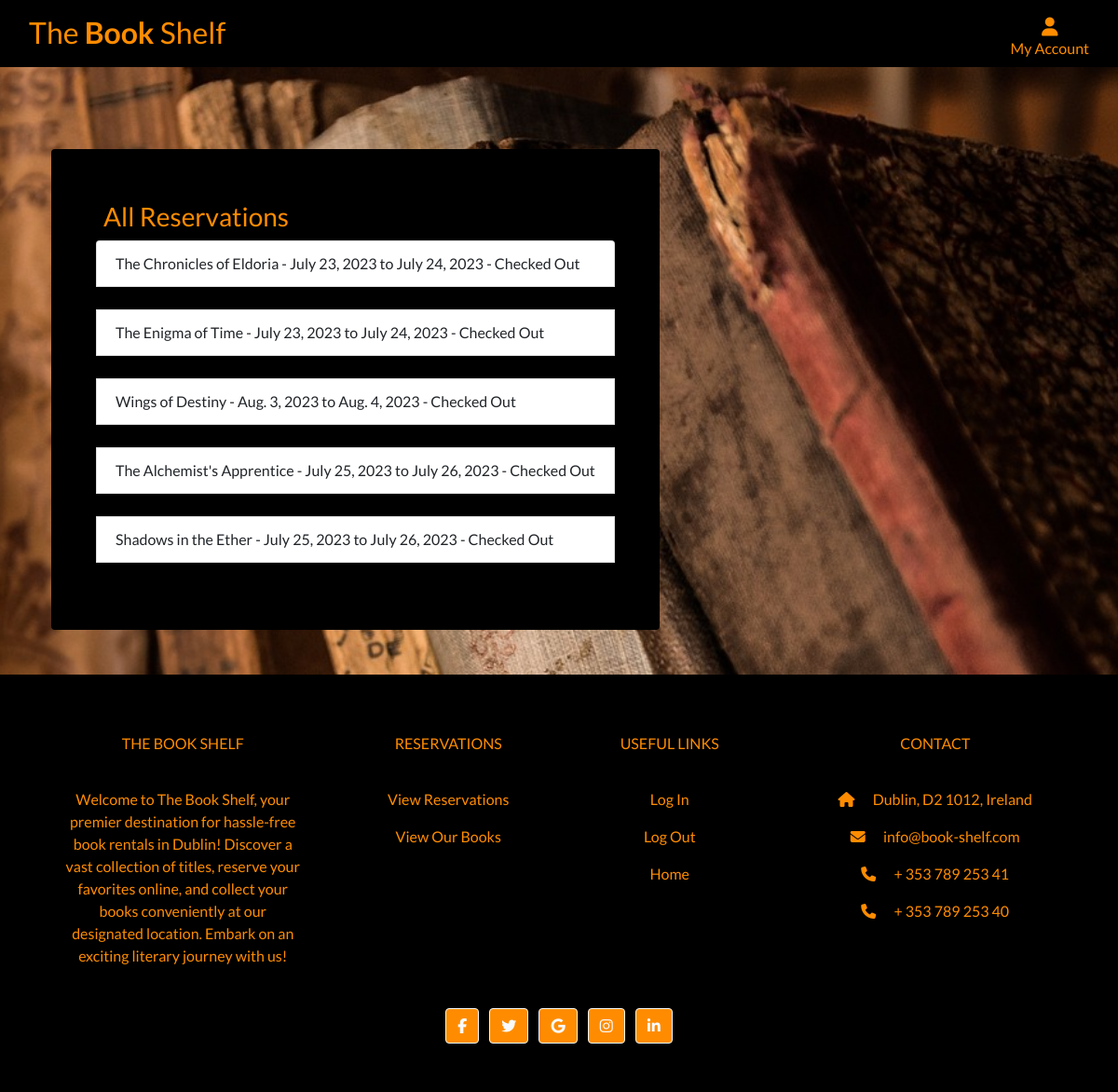
The app's page /rental/all_reservations/ (signed in) with its own data.
### rental/models.py (models this page shows, shortened)
class Reservation(models.Model):
    book = models.ForeignKey(Book, on_delete=models.CASCADE)
    user = models.ForeignKey(User, on_delete=models.CASCADE)
    start_date = models.DateField()
    end_date = models.DateField()
    is_checked_out = models.BooleanField(default=False)

class Book(models.Model):
    title = models.CharField(max_length=200)
    author = models.CharField(max_length=100)
    description = models.TextField()
    image = models.ImageField(blank=True, null=True)

### rental/views.py (the view)
# urls.py: path('all_reservations/', views.all_reservations, name='all_reservations'),
@login_required
def all_reservations(request):
    user = request.user
    reservations = Reservation.objects.filter(user=user)
    return render(request, 'rental/all_reservations.html', {'reservations': reservations})

### rental/templates/rental/all_reservations.html
{% extends 'base.html' %}
{% block content %}
<div class="container header-container ">
    <div class="black-bg rounded p-5">
        <h3 class="orange-text m-2">All Reservations</h3>
        <ul class="list-group">
            {% for reservation in reservations %}
                <li class="list-group-item">
                    {{ reservation.book.title }} - {{ reservation.start_date }} to {{ reservation.end_date }}
                    - {% if reservation.is_checked_out %}Checked Out{% else %}Not Checked Out{% endif %}
                </li><br>
            {% empty %}
                <li class="list-group-item ">You have no reservations.</li>
            {% endfor %}
        </ul>
    </div>
</div>
{% endblock %}

### static/css/base.css (style rules this page uses)
html { height: 100%; }
body { background: url('/media/homepage_background.jpg') no-repeat center center; background-color: black; background-size: cover; height: calc(100vh - 150px); font-family: 'Lato'; }
.black-bg { background-color: rgb(0, 0, 0); border-radius: 10px; width: fit-content; margin: 10px; padding: 10px; }
.nav-text, .orange-text { color: rgb(255, 140, 0); }
.header-container { padding-top: 150px; }

### records on screen
Reservation: book "The Chronicles of Eldoria", start_date "July 23, 2023", end_date "July 24, 2023", is_checked_out "Checked Out"
Reservation: book "The Enigma of Time", start_date "July 23, 2023", end_date "July 24, 2023", is_checked_out "Checked Out"
Reservation: book "Wings of Destiny", start_date "Aug. 3, 2023", end_date "Aug. 4, 2023", is_checked_out "Checked Out"
Reservation: book "The Alchemist's Apprentice", start_date "July 25, 2023", end_date "July 26, 2023", is_checked_out "Checked Out"
Reservation: book "Shadows in the Ether", start_date "July 25, 2023", end_date "July 26, 2023", is_checked_out "Checked Out"
